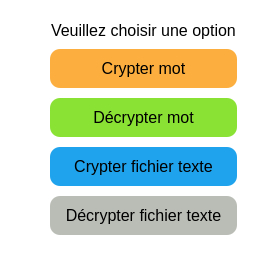
<?xml version="1.0" encoding="UTF-8"?>
<ui version="4.0">
 <class>MainWindow</class>
 <widget class="QMainWindow" name="MainWindow">
  <property name="minimumSize">
   <size>
    <width>280</width>
    <height>280</height>
   </size>
  </property>
  <property name="maximumSize">
   <size>
    <width>280</width>
    <height>280</height>
   </size>
  </property>
  <property name="windowTitle">
   <string>Cryptage Décryptage</string>
  </property>
  <property name="styleSheet">
   <string notr="true">background-color: rgb(255, 255, 255);</string>
  </property>
  <widget class="QWidget" name="centralwidget">
   <widget class="QWidget" name="layoutWidget">
    <property name="geometry">
     <rect>
      <x>30</x>
      <y>20</y>
      <width>227</width>
      <height>217</height>
     </rect>
    </property>
    <layout class="QVBoxLayout" name="verticalLayout">
     <item alignment="Qt::AlignHCenter|Qt::AlignVCenter">
      <widget class="QLabel" name="label">
       <property name="styleSheet">
        <string notr="true">font-size:16px;</string>
       </property>
       <property name="text">
        <string>Veuillez choisir une option</string>
       </property>
      </widget>
     </item>
     <item>
      <widget class="QPushButton" name="cryptStr">
       <property name="styleSheet">
        <string notr="true">border: none;
padding: 10px;
background-color: rgb(252, 175, 62);
font-size: 16px;
margin: 2px 20px;
border-radius: 10px;</string>
       </property>
       <property name="text">
        <string>Crypter mot</string>
       </property>
      </widget>
     </item>
     <item>
      <widget class="QPushButton" name="decryptStr">
       <property name="styleSheet">
        <string notr="true">border: none;
padding: 10px;
background-color: rgb(138, 226, 52);
font-size: 16px;
margin: 2px 20px;
border-radius: 10px;</string>
       </property>
       <property name="text">
        <string>Décrypter mot</string>
       </property>
      </widget>
     </item>
     <item>
      <widget class="QPushButton" name="cryptFile">
       <property name="styleSheet">
        <string notr="true">background-color: #1fa3ec;
border: none;
padding: 10px;
font-size: 16px;
margin: 2px 20px;
border-radius: 10px;</string>
       </property>
       <property name="text">
        <string>Crypter fichier texte</string>
       </property>
      </widget>
     </item>
     <item>
      <widget class="QPushButton" name="decryptFile">
       <property name="styleSheet">
        <string notr="true">border: none;
background-color: rgb(186, 189, 182);
padding: 10px;
font-size: 16px;
margin: 2px 20px;
border-radius: 10px;</string>
       </property>
       <property name="text">
        <string>Décrypter fichier texte</string>
       </property>
      </widget>
     </item>
    </layout>
   </widget>
  </widget>
  <widget class="QMenuBar" name="menubar">
   <property name="geometry">
    <rect>
     <x>0</x>
     <y>0</y>
     <width>280</width>
     <height>22</height>
    </rect>
   </property>
  </widget>
  <widget class="QStatusBar" name="statusbar"/>
 </widget>
 <resources/>
 <connections/>
</ui>
